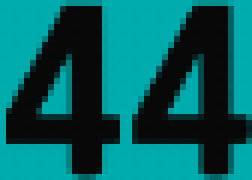
#> input picture TrainingData/Training_0082.png, 42 x 30 px (shown 6 times larger)
$ python -i get_data.py   (imports and definitions only)   (Python 2 division)
#> lines starting #> are read from the running program, lines starting #| are printed output that depends on the picture; after the words box and inside, x2 and y2 are one past the last pixel; in counts of white or black regions, pixels touching at a corner belong together
import os, sys
import numpy as np
from PIL import Image
import cv2
from sklearn.externals import joblib
from skimage.feature import hog
import shutil

# [75 lines left out: functions screenshot, deleteFile, getPixel, not called in this run]

def ocr(filename):
#> called with filename = 'TrainingData/Training_0082.png'
	im = cv2.imread(filename)
#> im is the input picture: shape (30, 42, 3); mean B, G, R 96, 95.2, 3.8
	im3 = im.copy()

	gray = cv2.cvtColor(im, cv2.COLOR_BGR2GRAY)
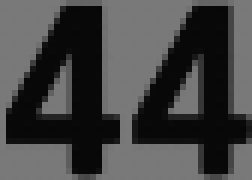
#> gray: shape (30, 42) (shown 6 times larger); min 7, max 121, mean 68
	blur = cv2.GaussianBlur(gray, (5, 5), 0)
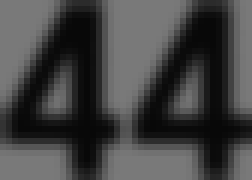
#> blur: shape (30, 42) (shown 6 times larger); min 8, max 121, mean 67.3
	thresh = cv2.adaptiveThreshold(blur, 255, 1, 1, 11, 2)
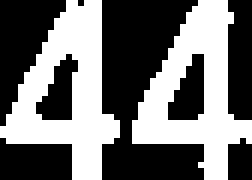
#> thresh: shape (30, 42) (shown 6 times larger); 44.4% white; 2 white regions

	contours, hierarchy = cv2.findContours(thresh, cv2.RETR_LIST,
		cv2.CHAIN_APPROX_SIMPLE)
#> contours = 4 contours; box (x1, y1, x2, y2) and area: (0, 0, 20, 30) 288, (22, 0, 42, 30) 278, (27, 8, 35, 21) 58, (5, 8, 14, 21) 57

	samples = np.empty((0, 100))
	responses = []
	keys = [i for i in range(48, 58)]

	for cnt in contours:
		if cv2.contourArea(cnt)>50:
			[x, y, w, h] = cv2.boundingRect(cnt)

			# if h > 28:
			# if h > 31:
			if 28 < h and h < 36:
				saveTrainingData(im, x, y, w, h)
				cv2.rectangle(im, (x, y), (x+w, y+h), (0, 0, 255), 2)
				roi = thresh[y:y+h, x:x+w]
				roismall = cv2.resize(roi, (10, 10))
#> this loop made 3 passes
#> (x, y, w, h) on passes 1 to 3: (27, 8, 8, 13), (5, 8, 9, 13), (22, 0, 20, 30)
#> pass 3, in saveTrainingData, `crop = im[y:y+h, x:x+w]`:
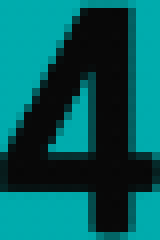
#> crop: shape (30, 20, 3) (shown 8 times larger); mean B, G, R 92.5, 91.8, 3.9
				# cv2.imshow("norm", im)
				# key = cv2.waitKey(0)


def saveTrainingData(im, x, y, w, h):
	crop = im[y:y+h, x:x+w]

#> (the run stopped early here; a loop or call above may not have finished)
